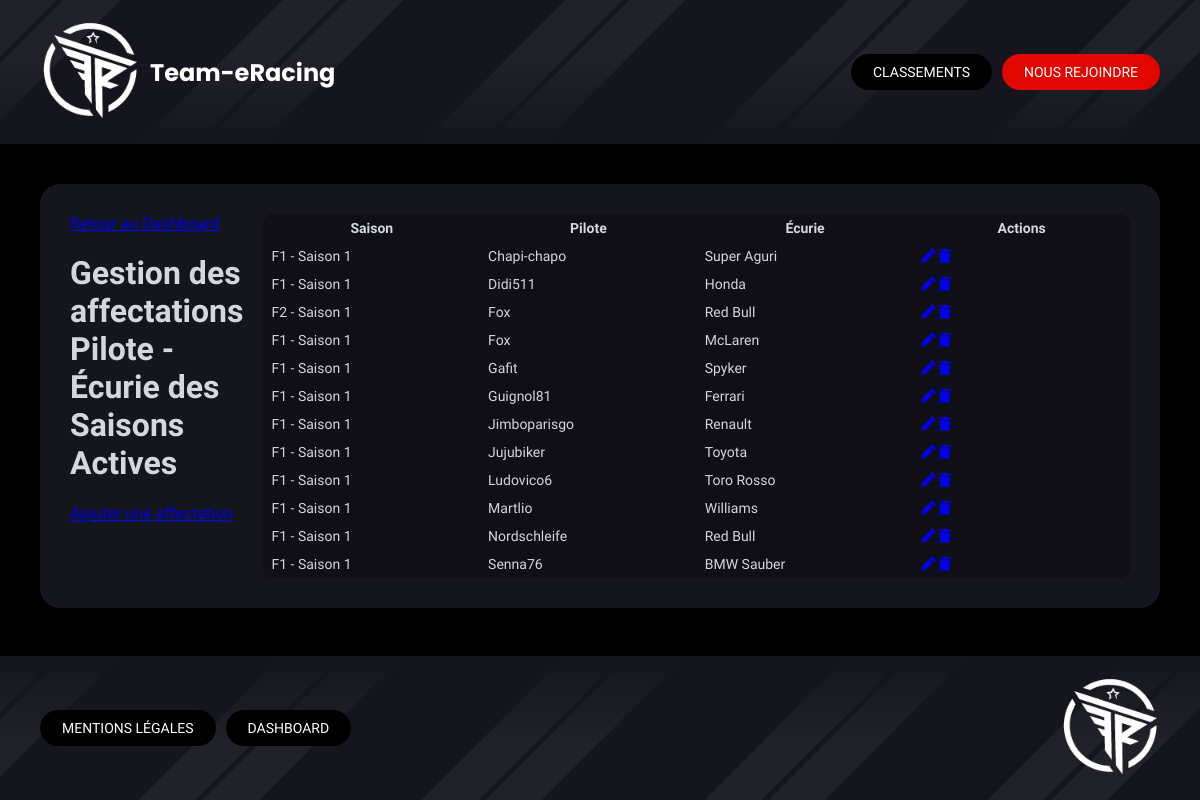
The app's page /index.php?controller=teamsdrivers&action=index (signed in) with its own data.
### tables this page shows
CREATE TABLE IF NOT EXISTS `teams_drivers` (
  `id` int NOT NULL AUTO_INCREMENT,
  `season_id` int NOT NULL,
  `driver_id` int NOT NULL,
  `team_id` int NOT NULL,
  PRIMARY KEY (`id`),
  UNIQUE KEY `idx_td_unique` (`season_id`,`driver_id`,`team_id`),
  UNIQUE KEY `uniq_driver_per_season` (`season_id`,`driver_id`),
  KEY `idx_td_season` (`season_id`),
  KEY `idx_td_driver` (`driver_id`),
  KEY `idx_td_team` (`team_id`)
);

CREATE TABLE IF NOT EXISTS `categories` (
  `id` int NOT NULL AUTO_INCREMENT,
  `name` varchar(50) NOT NULL,
  `color` varchar(7) NOT NULL DEFAULT '#E10600',
  `status` enum('active','desactive') DEFAULT 'active',
  PRIMARY KEY (`id`),
  UNIQUE KEY `name` (`name`)
);

CREATE TABLE IF NOT EXISTS `seasons` (
  `id` int NOT NULL AUTO_INCREMENT,
  `season_number` int NOT NULL,
  `category_id` int NOT NULL,
  `videogame` varchar(100) NOT NULL,
  `platform` varchar(100) NOT NULL,
  `status` enum('active','desactive') NOT NULL DEFAULT 'active',
  PRIMARY KEY (`id`),
  UNIQUE KEY `unique_season_category` (`season_number`,`category_id`),
  KEY `idx_fk_category` (`category_id`),
  KEY `idx_season_status` (`status`)
);

CREATE TABLE IF NOT EXISTS `drivers` (
  `id` int NOT NULL AUTO_INCREMENT,
  `nickname` varchar(100) NOT NULL,
  `country_id` int NOT NULL DEFAULT '1',
  `status` enum('active','desactive') DEFAULT 'active',
  PRIMARY KEY (`id`),
  UNIQUE KEY `nickname` (`nickname`),
  KEY `idx_driver_status` (`status`),
  KEY `idx_driver_country` (`country_id`)
);

CREATE TABLE IF NOT EXISTS `teams` (
  `id` int NOT NULL AUTO_INCREMENT,
  `name` varchar(100) NOT NULL,
  `logo` varchar(255) DEFAULT NULL,
  `color` varchar(50) DEFAULT NULL,
  `country_id` int NOT NULL,
  `status` enum('active','desactive') DEFAULT 'active',
  PRIMARY KEY (`id`),
  UNIQUE KEY `name` (`name`),
  KEY `idx_team_status` (`status`),
  KEY `idx_team_country` (`country_id`)
);

### Controllers/Controller.php (called while the page is built, shortened)
<?php
abstract class Controller
{
    public function render(string $path, array $data = [])
    {
        extract($data);
        include dirname(__DIR__) . '/Views/' . $path . '.php';
        include dirname(__DIR__) . '/Views/base.php';
    }
}
?>

### Controllers/TeamsDriversController.php (called while the page is built, shortened)
<?php
class TeamsDriversController extends Controller {
    public function index()
    {
        $list = TeamsDriversModel::all();
        $this->render('dashboard/teams_drivers/index', [
            'list' => $list
        ]);
    }
}
?>

### public/index.php (called while the page is built, shortened)
<?php
include '../Autoloader.php';
$route = new Router();
$route->routes();
?>

### Autoloader.php (called while the page is built, shortened)
<?php
class Autoloader{
    static function autoload($class){
        $class = str_replace(__NAMESPACE__.'\\','',$class);
        $class = str_replace('\\','/',$class);
    }
}
?>

### Core/DbConnect.php (called while the page is built, shortened)
<?php
class DbConnect
{
    protected $connection;
    public function getConnection()
    {
        return $this->connection;
    }
    public function __construct()
    {
        try {
            $dsn = 'mysql:host=' . self::SERVER . ';dbname=' . self::BASE . ';charset=utf8mb4';
                $this->connection = new PDO($dsn, self::USER, self::PASSWORD, [
                    PDO::ATTR_ERRMODE => PDO::ERRMODE_EXCEPTION,
                    PDO::ATTR_DEFAULT_FETCH_MODE => PDO::FETCH_OBJ,
                    PDO::ATTR_EMULATE_PREPARES => false
                ]);
        } catch (Exception $e) {
            die('Erreur : ' . $e->getMessage());
        }
    }
}
?>

### Models/TeamsDriversModel.php (called while the page is built, shortened)
<?php
class TeamsDriversModel extends DbConnect {
    public static function all()
    {
        $db = new DbConnect();
        return $db->getConnection()->query("
            SELECT
                td.id,
                td.season_id,
                td.driver_id,
                td.team_id,
                -- Pilote
                d.nickname AS driver,
                -- Team
                t.name AS team,
                -- Saison
                s.season_number,
                s.videogame,
                s.platform,
                s.status AS season_status,
                -- Catégorie (nom)
                c.name AS category_name
            FROM teams_drivers td
            JOIN drivers d ON td.driver_id = d.id
            JOIN teams t ON td.team_id = t.id
            JOIN seasons s ON td.season_id = s.id
            JOIN categories c ON s.category_id = c.id
            ORDER BY s.season_number DESC, d.nickname ASC
        ")->fetchAll();
    }
}
?>

### Views/dashboard/teams_drivers/index.php (the view, shortened to what this page needs)
<div class="section-dashboard">
    <div class="section-header">
        <a class="nav-btn-dashboard" href="index.php?controller=dashboard">Retour au Dashboard</a>
        <h1>Gestion des affectations Pilote - Écurie des Saisons Actives</h1>
        <a class="nav-btn-dashboard" href="index.php?controller=teamsdrivers&action=create">Ajouter une affectation</a>
    </div>
    <div class="table-responsive">
        <table class="dashboard-table">
            <thead>
                <tr>
                    <th>Saison</th>
                    <th>Pilote</th>
                    <th>Écurie</th>
                    <th class="actions-column">Actions</th>
                </tr>
            </thead>
            <tbody>
                <?php foreach ($list as $td): ?>
                    <?php if (isset($td->season_status) && $td->season_status === 'active'): ?>
                        <tr>
                            <td><?= htmlspecialchars($td->category_name ?? '') ?> - Saison <?= htmlspecialchars($td->season_number ?? '') ?></td>
                            <td><?= htmlspecialchars($td->driver) ?></td>
                            <td><?= htmlspecialchars($td->team) ?></td>
                            <td class="actions">
                                <a class="action-btn edit" href="index.php?controller=teamsdrivers&action=update&id=<?= $td->id ?>">
                                    <i class="fa-solid fa-pen"></i>
                                </a>
                                <a class="action-btn delete" href="index.php?controller=teamsdrivers&action=delete&id=<?= $td->id ?>">
                                    <i class="fa-solid fa-trash"></i>
                                </a>
                            </td>
                        </tr>
                    <?php endif; ?>
                <?php endforeach; ?>
            </tbody>
        </table>
    </div>
</div>

### public/style-vtest1.css (style rules this page uses)
:root { --space: 40px; --radius: 20px; --main-bg: #15151E; --dark-bg: #0f0f15; --red: #E10600; }
html, body { height: 100%; margin: 0; padding: 0; background: #000; font-family: 'Titillium Web', 'Segoe UI', 'Helvetica Neue', Arial, sans-serif; color: #d4d7dd; font-size: clamp(14px, 2.5vw, 16px); }
body { display: flex; flex-direction: column; }
.section, .section-dashboard, .hero-section { background: var(--main-bg); margin: var(--space); padding: 30px; border-radius: var(--radius); display: flex; justify-content: space-around; gap: 20px; }
.table-responsive { overflow-x: auto; border-radius: 10px; }
.dashboard-table { width: 100%; border-collapse: collapse; background: var(--dark-bg); table-layout: fixed; }
.dashboard-table th, .dashboard-table td { padding: 6px 8px; font-size: 14px; }

### records on screen
teams_drivers: categories.name "F1", season.season_number "1", driver.nickname "Chapi-chapo", team.name "Super Aguri"
teams_drivers: categories.name "F1", season.season_number "1", driver.nickname "Didi511", team.name "Honda"
teams_drivers: categories.name "F2", season.season_number "1", driver.nickname "Fox", team.name "Red Bull"
teams_drivers: categories.name "F1", season.season_number "1", driver.nickname "Fox", team.name "McLaren"
teams_drivers: categories.name "F1", season.season_number "1", driver.nickname "Gafit", team.name "Spyker"
teams_drivers: categories.name "F1", season.season_number "1", driver.nickname "Guignol81", team.name "Ferrari"
teams_drivers: categories.name "F1", season.season_number "1", driver.nickname "Jimboparisgo", team.name "Renault"
teams_drivers: categories.name "F1", season.season_number "1", driver.nickname "Jujubiker", team.name "Toyota"
teams_drivers: categories.name "F1", season.season_number "1", driver.nickname "Ludovico6", team.name "Toro Rosso"
teams_drivers: categories.name "F1", season.season_number "1", driver.nickname "Martlio", team.name "Williams"
teams_drivers: categories.name "F1", season.season_number "1", driver.nickname "Nordschleife", team.name "Red Bull"
teams_drivers: categories.name "F1", season.season_number "1", driver.nickname "Senna76", team.name "BMW Sauber"
